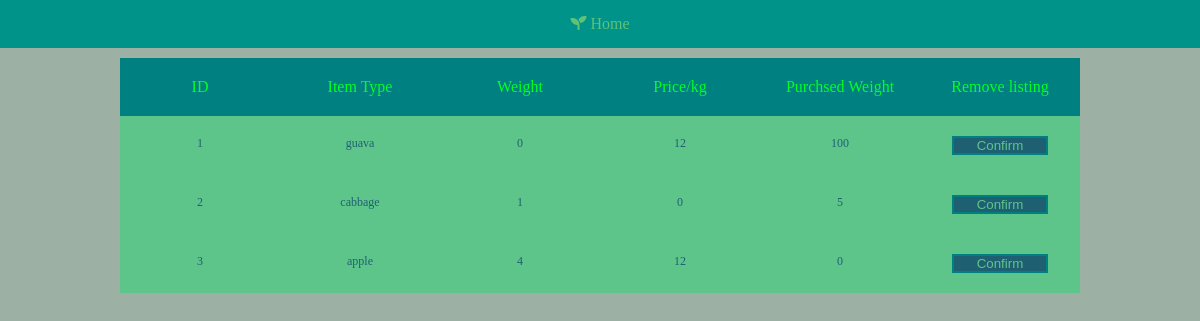
Screenshot of /seller_portal/my_items.php (signed in) with the database file from the repository.
### tables this page shows
CREATE TABLE `product` (
  `product_id` int(11) NOT NULL,
  `product_type` varchar(15) DEFAULT NULL,
  `product_user` varchar(100) DEFAULT NULL,
  `product_weight` int(11) DEFAULT NULL,
  `product_pricePkg` int(11) DEFAULT NULL,
  `purchased_weight` int(11) DEFAULT '0'
);

### seller_portal/my_items.php (the view, shortened to what this page needs)
<?php
    $username=$_SESSION['username'];
    include('../php/config.php');
    $query="SELECT * from product where product_user='$username';";
    $result=mysqli_query($link,$query);
?>
<!DOCTYPE html>
<html>
<head>
    <link rel="stylesheet" type="text/css" href="../css/myitems.css">
    <link rel="stylesheet" href="https://use.fontawesome.com/releases/v5.7.2/css/all.css"
>
</head>
<body>
    <div class="nav">
        <ul class="navbar-container" id="navbar">
            <li class="icon main"><a href="seller_portal.php"><i class="fas fa-seedling"></i> Home</a></li>
        </ul>
    </div>
    <div class="main-container">
        <div class="header">
            <div class="header-text">ID</div>
            <div class="header-text">Item Type</div>
            <div class="header-text">Weight</div>
            <div class="header-text">Price/kg</div>
            <div class="header-text">Purchsed Weight</div>
            <div class="header-text">Remove listing</div>
        </div>
        <?php
            while($row=mysqli_fetch_assoc($result))
            {
        ?>
        <div class="table-row">
            <div class="text"><?php echo $row['product_id'] ?></div>
            <div class="text"><?php echo $row['product_type'] ?></div>
            <div class="text"><?php echo $row['product_weight'] ?></div>
            <div class="text"><?php echo $row['product_pricePkg'] ?></div>
            <div class="text"><?php echo $row['purchased_weight'] ?></div>
            <div class="btn-wrapper">
                <form class="form-wrapper" method="POST">
                    <button class="remove-btn" name="button" type="submit" value="<?php echo $row['product_id'] ?>">Confirm</button>
                </form>
            </div>
        </div>
        <?php
            }
        ?>
    </div>
</body>
</html>

### css/myitems.css (style rules this page uses)
* { margin: 0; padding: 0; text-decoration: none; }
body,html { height: 100%; }
.navbar-container { min-height: 3vw; width: 100%; background-color: #00938A; display: flex; flex-direction: row; align-items: center; justify-content:space-between; font-family: 'Arvo', serif; font-size: 2vh; }
.navbar-container>li { height: 6vh; list-style-type: none; width: 10px; display: flex; flex-grow: 1; align-items: center; justify-content: center; transition: background-color 500ms; }
.navbar-container li a { color: #5EC277; }
.navbar-container a { text-decoration: none; }
.main-container { min-height: calc(100% - 3vw); width: 100%; background: #9CB0A4; overflow-y: scroll; font-family: 'Arvo', serif; font-size: 2vh; color: #00FF26; display: flex; flex-direction: column; flex-wrap: wrap; justify-content: flex-start; align-items: center; }
.header { display: flex; flex-direction: row; flex-wrap: nowrap; margin-top: 10px; width: 80%; justify-content: space-evenly; }
.table-row { display: flex; flex-direction: row; flex-wrap: nowrap; width: 80%; justify-content: space-evenly; }
.header-text { flex-grow: 1; flex-basis: 0; overflow: hidden; white-space: nowrap; text-overflow: ellipsis; padding: 20px; text-align: center; background: teal; transition: background 0.2s ease-in; }
.text { flex-grow: 1; flex-basis: 0; overflow: hidden; white-space: nowrap; text-overflow: ellipsis; padding: 20px; text-align: center; background: #5EC58A; color: #1E6072; font-size: 1vw; transition: background 0.2s ease-in; }
.form-wrapper { height: 100%; width: 100%; display: flex; justify-content: center; }
.btn-wrapper { display: flex; flex-grow: 1; flex-basis: 0; justify-content: center; align-items: center; overflow: hidden; white-space: nowrap; text-overflow: ellipsis; padding: 20px; background: #5EC58A; }
.remove-btn { height: 100%; width: 80%; text-align: center; color: #5EC58A; cursor: pointer; background: #1E6072; border: teal solid 2px; transition: background 0.2s ease-in; }

### rows the page displays
product: product_id "1", product_type "guava", product_weight "0", product_pricePkg "12", purchased_weight "100"
product: product_id "2", product_type "cabbage", product_weight "1", product_pricePkg "0", purchased_weight "5"
product: product_id "3", product_type "apple", product_weight "4", product_pricePkg "12", purchased_weight "0"
